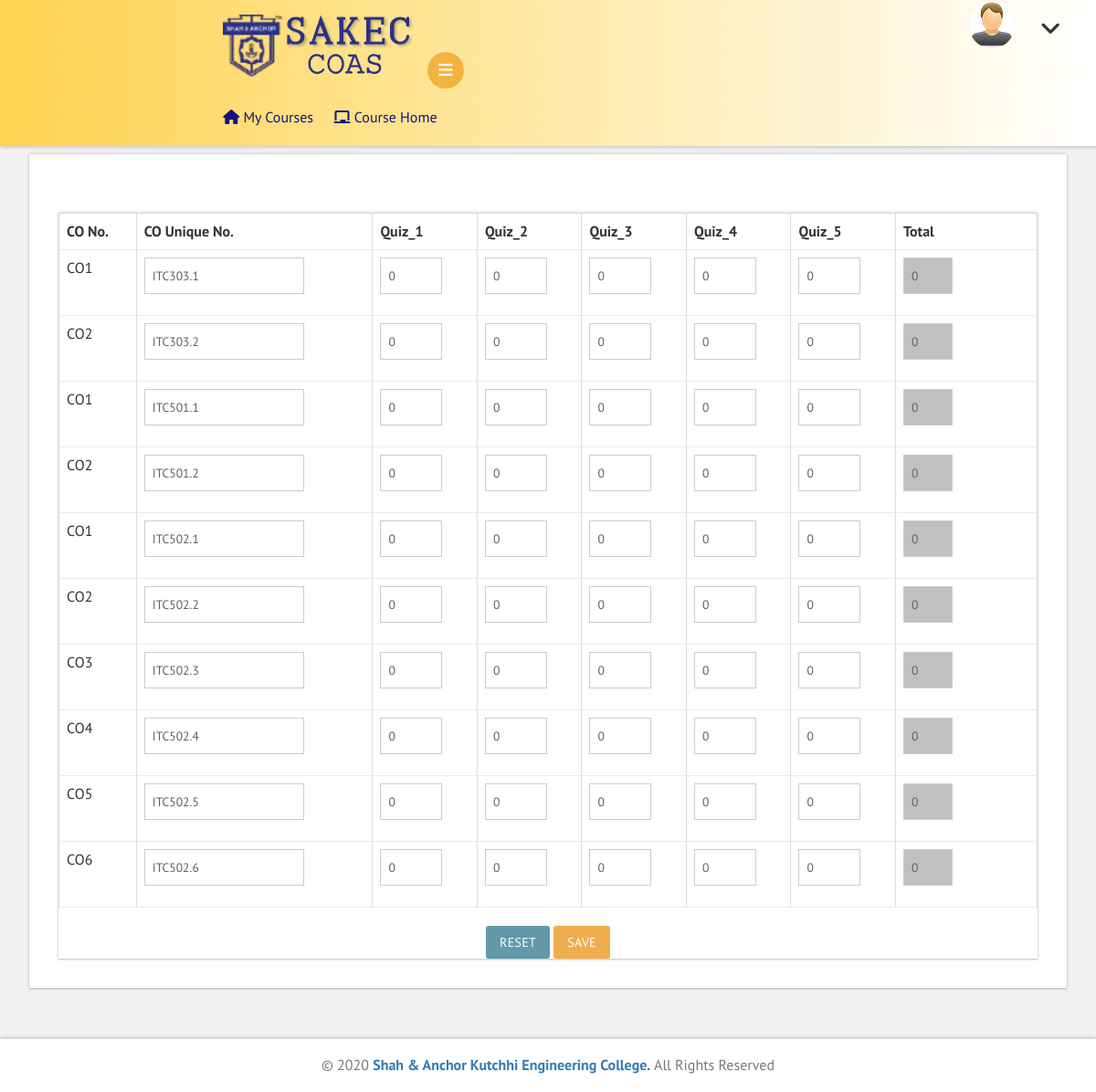
The page /edm/quiz_mapping.php on the database its author committed.
### tables this page shows
CREATE TABLE `co_list` (
  `trans_id` varchar(30) NOT NULL,
  `co_id` varchar(30) NOT NULL,
  `course_id` varchar(15) DEFAULT NULL,
  `co_no` varchar(3) DEFAULT NULL,
  `sem` int(2) DEFAULT NULL,
  `co_stmt` varchar(1000) DEFAULT NULL,
  `bl_level` varchar(3) DEFAULT NULL,
  `weightage` float DEFAULT NULL,
  `syll_module` int(2) DEFAULT NULL,
  `pso` varchar(50) DEFAULT NULL,
  `pi_po` varchar(200) DEFAULT NULL,
  `term` varchar(10) DEFAULT NULL
);

### edm/quiz_mapping.php (the view, shortened to what this page needs)
<!DOCTYPE HTML>
<html>
<head>
<link href="css/bootstrap.css" rel='stylesheet' type='text/css' />
<link href="css/style.css" rel='stylesheet' type='text/css' />
<link rel="stylesheet" href="https://cdnjs.cloudflare.com/ajax/libs/font-awesome/4.7.0/css/font-awesome.min.css">
<link href='css/SidebarNav.min.css' media='all' rel='stylesheet' type='text/css'/>
<link href="css/custom.css" rel="stylesheet">
<link rel="stylesheet" href="https://cdnjs.cloudflare.com/ajax/libs/bootstrap-select/1.7.5/css/bootstrap-select.min.css">
</head>
<body id="mainclass" class="cbp-spmenu-push-toright">
	<div class="main-content">
		<?php
		include "theory_course_pages_sidebar.php";
		?>
		<div id="page-wrapper">
		<div class="row">
			<h3 class="title1"><b>CO - Quiz Mapping</b> (<?php echo $_SESSION['course_id']; ?>):</h3>
				<div class="form-three widget-shadow">
				<div class=" panel-body-inputin">
				<form id="co_am_form" onsubmit="return checkTotal()" action="co_quiz_save.php" class="form-horizontal" enctype="multipart/form-data" method="POST">
				<div class="table-responsive bs-example widget-shadow" data-example-id="contextual-table">
				<table class="table table-bordered">
				<?php
				include 'login_config.php';
				$course_id=$_SESSION['course_id'];
				$quiz=array();
				$co_qry="SELECT * FROM `co_list` WHERE `co_id` LIKE '$course_id%'";
				$quiz_qry="SELECT `quiz_1`,`quiz_2`,`quiz_3`,`quiz_4`,`quiz_5` FROM `quiz_co` WHERE `course_id`='$course_id'";
				$co_quiz_qry="SELECT * FROM `quiz_co` WHERE `course_id`='$course_id'";
				$co_quiz_result = mysqli_query($conn,$co_quiz_qry);
				$co_result = mysqli_query($conn,$co_qry);
				if (mysqli_num_rows($co_result) > 0)
				{
					$quiz_result = mysqli_query($conn,$quiz_qry);
					$fieldinfo = $quiz_result -> fetch_fields();
					foreach ($fieldinfo as $val) {
    					$quiz[]=$val -> name;
  					}
				}
				?>
				<thead>
				<th>CO No.</th><th>CO Unique No.</th>
				<?php
					for($y=0;$y<sizeof($quiz);$y++)
					{
						echo "<th>".$quiz[$y]."</th>";
					}
				?>
				<th>Total</th>
				</thead>
				<tbody id="co_am">
				<?php
				$no=1;
				if (mysqli_num_rows($co_quiz_result) > 0)
				{
					while($co_quiz_row = mysqli_fetch_assoc($co_quiz_result))
					{
						$sum=0;
						echo "<tr>";
						echo "<td>CO".$no."</td>";
						echo "<td><div class='form-group'><div class='col-md-10'><div class='input-group'><input type='text' name='co_id[]' class='form-control1' value=".$co_quiz_row['co_id']." readonly></div></div></div></td>";
						for($y=0;$y<sizeof($quiz);$y++)
						{
							echo "<td><div class='form-group'><div class='col-md-10'><div class='input-group'><input type='number' name='".$quiz[$y]."[]' value='".$co_quiz_row[$quiz[$y]]."' class='form-control1' value=0 max='100' min='0' onchange='calculateSum(this)' oninput='validity.valid || (value=0);' readonly style='background-color:#dfdfdf;'></div></div></div></td>";
							$sum+=$co_quiz_row[$quiz[$y]];
						}
						echo "<td><div class='form-group'><div class='col-md-6'><input type='number' name='total[]' class='form-control1' value='".$sum."' max='100' min='100' readonly style='background-color:#C0C0C0;'></div><div class='col-md-6'></div></div></td>";
						echo "</tr>";
					}
				}
				else
				{
					if (mysqli_num_rows($co_result) > 0)
					{
						while($co_row = mysqli_fetch_assoc($co_result))
						{
							echo "<tr>";
							echo "<td>".$co_row['co_no']."</td>";
							echo "<td><div class='form-group'><div class='col-md-10'><div class='input-group'><input type='text' name='co_id[]' class='form-control1' value=".$co_row['co_id']." readonly></div></div></div></td>";
							for($y=0;$y<sizeof($quiz);$y++)
							{
								echo "<td><div class='form-group'><div class='col-md-10'><div class='input-group'><input type='number' name='".$quiz[$y]."[]' class='form-control1' value=0 max='100' min='0' onchange='calculateSum(this)' oninput='validity.valid || (value=0);'></div></div></div></td>";
							}
							echo "<td><div class='form-group'><div class='col-md-6'><input type='number' name='total[]' class='form-control1' value='0' max='100' min='100' readonly style='background-color:#C0C0C0;'></div><div class='col-md-6'></div></div></td>";
							echo "</tr>";
						}
					}
				}
				?>
				</tbody></table>
				<center><button type="reset" class="btn btn-default">Reset</button>   <button type="submit" class="btn btn-warning">Save</button></center>
				</form>
				</div>
				</div>
				</div>
		</div>
		</div>
	<div class="footer">
	   <p>&copy; 2020 <a target="_blank" href="http://shahandanchor.com/">Shah & Anchor Kutchhi Engineering College.</a> All Rights Reserved </p>
	</div>
</body>
</html>

### edm/css/custom.css (style rules this page uses)
#page-wrapper { padding:5em 2em 2.5em; background-color: #F1F1F1; }

### rows shown on the page
co_list: co_no "CO1", co "ITC303.1"
co_list: co_no "CO2", co "ITC303.2"
co_list: co_no "CO1", co "ITC501.1"
co_list: co_no "CO2", co "ITC501.2"
co_list: co_no "CO1", co "ITC502.1"
co_list: co_no "CO2", co "ITC502.2"
co_list: co_no "CO3", co "ITC502.3"
co_list: co_no "CO4", co "ITC502.4"
co_list: co_no "CO5", co "ITC502.5"
co_list: co_no "CO6", co "ITC502.6"

### other values the page prints
$quiz[$y] "Quiz_1"
$quiz[$y] "Quiz_2"
$quiz[$y] "Quiz_3"
$quiz[$y] "Quiz_4"
$quiz[$y] "Quiz_5"
